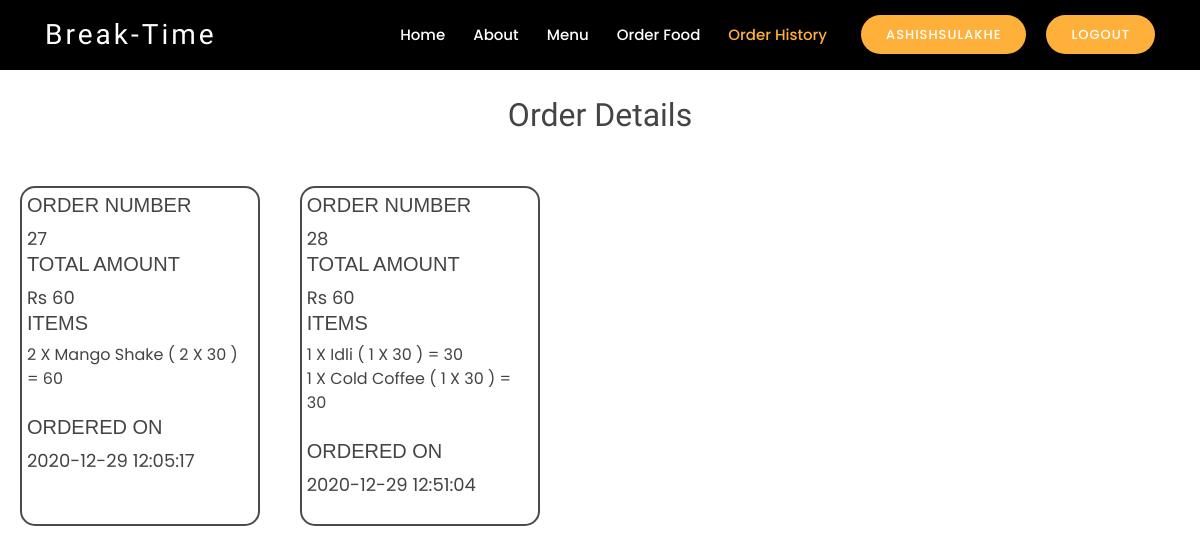
/order_history.php (signed in), run on the app's committed database.
### tables this page shows
CREATE TABLE `order_history` (
  `order_id` int(11) NOT NULL,
  `username` varchar(20) NOT NULL,
  `order_detail` varchar(1000) NOT NULL,
  `date` datetime NOT NULL DEFAULT current_timestamp(),
  `total_price` int(11) NOT NULL,
  `status` varchar(30) NOT NULL DEFAULT 'PENDING'
);

### order_history.php (the view, shortened to what this page needs)
<?php
$xyz="Login/Register";
if(isset($_SESSION['uname']))
{   $xyz=($_SESSION['uname']);
}
else{
	echo "<script> location.href='login.php'</script>";
}
$db = new DbConnect();
$con = $db->connect();
?>
<!DOCTYPE html>
<html lang="en">
<head>
  <link href="assets/vendor/bootstrap/css/bootstrap.min.css" rel="stylesheet">
  <link href="assets/vendor/icofont/icofont.min.css" rel="stylesheet">
  <link href="assets/vendor/boxicons/css/boxicons.min.css" rel="stylesheet">
  <link href="assets/vendor/animate.css/animate.min.css" rel="stylesheet">
  <link href="assets/vendor/venobox/venobox.css" rel="stylesheet">
  <link href="assets/vendor/owl.carousel/assets/owl.carousel.min.css" rel="stylesheet">
  <link href="assets/css/style.css" rel="stylesheet">
</head>
<body>
  <header style="background: black;" id="header" class="fixed-top d-flex align-items-center header-transparent">
    <div class="container d-flex align-items-center">
      <div class="logo mr-auto">
        <h1 class="text-light"><a href="index.php"><span>Break-Time</span></a></h1>
      </div>
      <nav class="nav-menu d-none d-lg-block">
        <ul>
          <li ><a href="index.php">Home</a></li>
          <li><a href="#about">About</a></li>
          <li><a href="menu.php">Menu</a></li>
          <li ><a href="order.php">Order Food</a></li>
          <li class="active"><a href="order_history.php">Order History</a></li>
          <li class="book-a-table text-center"><a href="login.php"><?php echo $xyz?></a></li>
          <?php
          if(isset($_SESSION['uname']))
          {
             echo "<li class=\"book-a-table text-center\"><a href=\"index.php?logout=true\">Logout</a></li>";
          }
          ?>
        </ul>
      </nav>
    </div>
  </header>
  <br>
  <br>
  <br>
  <br>
  <h2 style="text-align:center ;">Order Details</h2>
  <br>
  <div id = "boxes" style="margin-bottom:30px; height:auto;">
      <?php
      $uname=$_SESSION['uname'];
      $sql="SELECT * FROM `order_history` WHERE `username`='$uname';";
      $result= mysqli_query($con,$sql);
      while($row=mysqli_fetch_assoc($result)){
          template($row['order_id'],$row['total_price'],$row['order_detail'],$row['date']);
      }
      function template($order_id,$total_amt,$ing,$date){
        echo "  <div id = \"leftbox\">
       <div>
            <h5 style=\"font-family: Verdana, Geneva, Tahoma, sans-serif;\">ORDER NUMBER</h5>
            <span style=\"font-size: large;\">$order_id</span>
            <br>
            <h5 style=\"font-family: Verdana, Geneva, Tahoma, sans-serif;\">TOTAL AMOUNT</h5>
            <span style=\"font-size: large;\">Rs $total_amt</span>
            <br>
            <h5 style=\"font-family: Verdana, Geneva, Tahoma, sans-serif;\">ITEMS</h5>
            <span style=\font-size: large;\">$ing</span>
            <br>
            <h5 style=\"font-family: Verdana, Geneva, Tahoma, sans-serif;\">ORDERED ON</h5>
            <span style=\"font-size: large;\">$date</span>
            <br>
        </div>
    </div> ";
      }
      ?>
</div>
<br> <br> <br> <br> <br> <br> <br> <br> <br> <br> <br> <br> <br> <br> <br> <br> <br>
<br>
</body>
</html>

### assets/css/style.css (style rules this page uses)
body { font-family: "Poppins", sans-serif; color: #444444; }
a { color: #ffb03b; }
h1, h2, h3, h4, h5, h6 { font-family: "Satisfy", sans-serif; }
#header { height: 70px; z-index: 997; transition: all 0.5s; padding: 10px 0; background: rgba(26, 24, 22, 0.85); }
#header.header-transparent { background: transparent; }
#header .logo h1 { font-size: 28px; margin: 0; line-height: 1; font-weight: 400; letter-spacing: 3px; }
#header .logo h1 a, #header .logo h1 a:hover { color: #fff; text-decoration: none; }
.nav-menu, .nav-menu * { margin: 0; padding: 0; list-style: none; }
.nav-menu > ul > li { position: relative; white-space: nowrap; float: left; }
.nav-menu a { display: block; position: relative; color: white; padding: 9px 14px; transition: 0.3s; font-size: 15px; font-weight: 500; font-family: "Poppins", sans-serif; }
.nav-menu a:hover, .nav-menu .active > a, .nav-menu li:hover > a { color: #ffb03b; text-decoration: none; }
.nav-menu .book-a-table a { background: #ffb03b; color: #fff; border-radius: 50px; margin: 0 0 0 20px; padding: 10px 25px; text-transform: uppercase; font-size: 13px; font-weight: 500; letter-spacing: 1px; transition: 0.3s; }
.mobile-nav { position: fixed; top: 55px; right: 15px; bottom: 15px; left: 15px; z-index: 9999; overflow-y: auto; background: #fff; transition: ease-in-out 0.2s; opacity: 0; visibility: hidden; border-radius: 10px; padding: 10px 0; }
.mobile-nav * { margin: 0; padding: 0; list-style: none; }
.mobile-nav a { display: block; position: relative; color: #433f39; padding: 10px 20px; font-weight: 500; outline: none; }
.mobile-nav a:hover, .mobile-nav .active > a, .mobile-nav li:hover > a { color: #ffb03b; text-decoration: none; }
.mobile-nav .book-a-table a { background: #ffb03b; color: #fff; border-radius: 50px; margin: 0 0 0 20px; padding: 10px 25px; text-transform: uppercase; font-size: 13px; font-weight: 500; letter-spacing: 1px; transition: 0.3s; display: inline-block; }
#leftbox { float:left; background:rgb(255, 255, 255); width:20%; height:340px; padding: 5px; margin: 1.66%; text-align: left; border-radius: 15px; border-color: #4b4a49; border-style: solid; border-width: 2px; }

### data on the page
order_history: order_id "27", total_price "60", order_detail "2 X Mango Shake ( 2 X 30 ) = 60", date "2020-12-29 12:05:17"
order_history: order_id "28", total_price "60", order_detail "1 X Idli ( 1 X 30 ) = 30 1 X Cold Coffee ( 1 X 30 ) = 30", date "2020-12-29 12:51:04"

### other printed values
$xyz "ASHISHSULAKHE"
